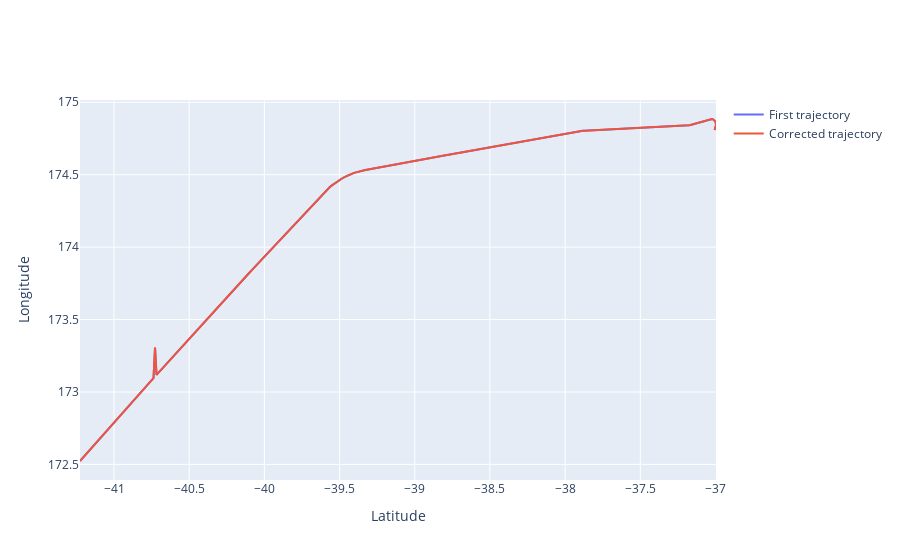

This figure's notebook cell:
### Code cell
fig = go.Figure()

# fig.
fig.add_scatter(x=trajectory2[ :, 1 ], y=trajectory2[ :, 2 ], name='First trajectory')

fig.add_scatter(x=correctedTraj[ :, 1 ], y=correctedTraj[ :, 2 ], name='Corrected trajectory')
fig.update_layout(
    xaxis_title='Latitude',
    yaxis_title='Longitude'
)
fig.show()

### Figure 1 — Plotly figure (JSON) as saved in the notebook; plotly's stock layout.template omitted (floating-point values rounded to 4 significant figures; data arrays with more than 128 entries replaced by an {"elided": "..."} marker saying what was removed)
{"data": [{"name": "First trajectory", "type": "scatter", "x": {"elided": "464 float values"}, "y": {"elided": "464 float values"}}, {"name": "Corrected trajectory", "type": "scatter", "x": {"elided": "464 float values"}, "y": {"elided": "464 float values"}}], "layout": {"xaxis": {"title": {"text": "Latitude"}}, "yaxis": {"title": {"text": "Longitude"}}}}
